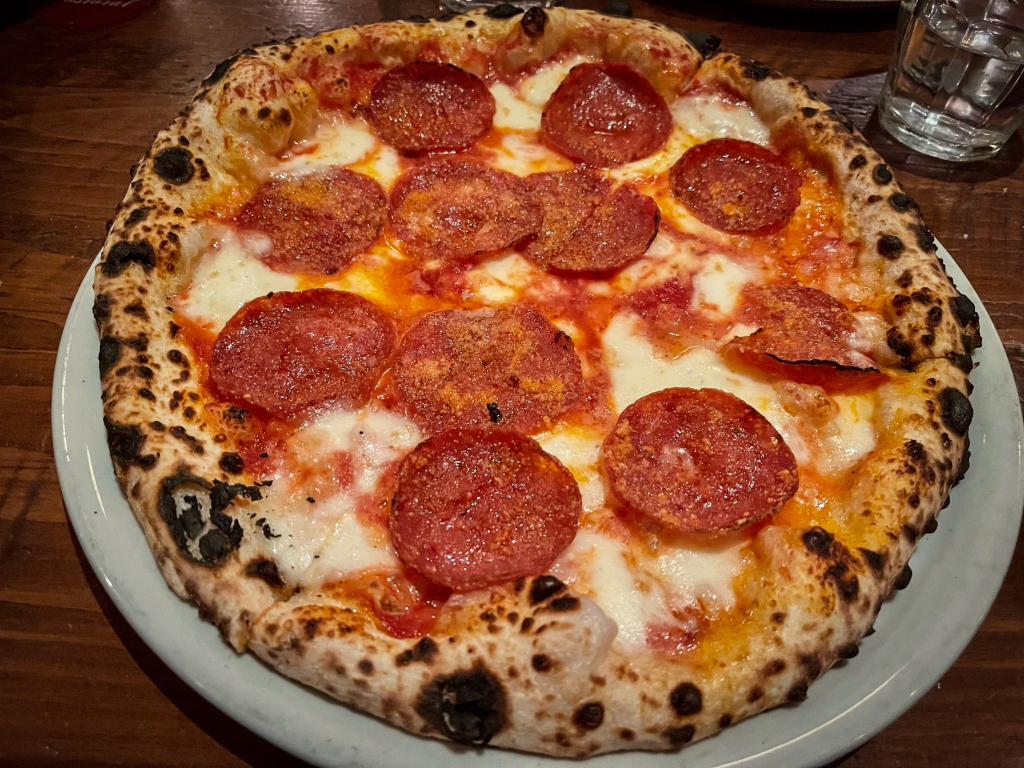
#> input picture scripts/hero/source/pepperoni-wordpress-photos-cc0.jpg, 2048 x 1536 px (shown at 1/2 size); its folder holds only this picture in this run
$ python -i photolib.py   (imports and definitions only)
#> lines starting #> are read from the running program, lines starting #| are printed output that depends on the picture; after the words box and inside, x2 and y2 are one past the last pixel; in counts of white or black regions, pixels touching at a corner belong together
#> further down, picture is the input picture: shape (1536, 2048, 3); mean B, G, R 54.3, 85.3, 139.9
"""
Werkzeuge für die Gerichte-Bilder aus echten Fotos (CC0/gemeinfrei, siehe
sources.json): freistellen, auf eine quadratische Arbeitsfläche bringen,
in Ebenen zerlegen und verdeckte Stellen glaubwürdig auffüllen.

Ebenen liegen wie in scripts/dish-art vormultipliziert (premultiplied) vor
und werden mit base.save() als 256-px-WebP gespeichert.
"""
import math
import os
import sys

import cv2
import numpy as np

HERE = os.path.dirname(os.path.abspath(__file__))
ROOT = os.path.dirname(os.path.dirname(HERE))
sys.path.append(os.path.join(ROOT, 'scripts/dish-art'))  # nach hinten: eigene Module gehen vor
from base import S, blank, over, save  # noqa: E402,F401
# [1 line that did not run here, left out]

SRC_DIR = os.environ.get('DISH_PHOTOS', os.path.join(HERE, 'source'))


# Arbeitsauflösung der Fotos: längere Seite höchstens MAXSIDE. Koordinaten werden
# im Code in Originalpixeln angegeben (so wie vermessen) und hier umgerechnet.
MAXSIDE = 1100
K = 1.0
_cache = {}


# [35 lines left out: functions load, poly, rrect, ell, not called in this run]


def lab(img):
    L = cv2.cvtColor((np.clip(img, 0, 1) * 255).astype(np.uint8), cv2.COLOR_BGR2LAB).astype(np.float32)
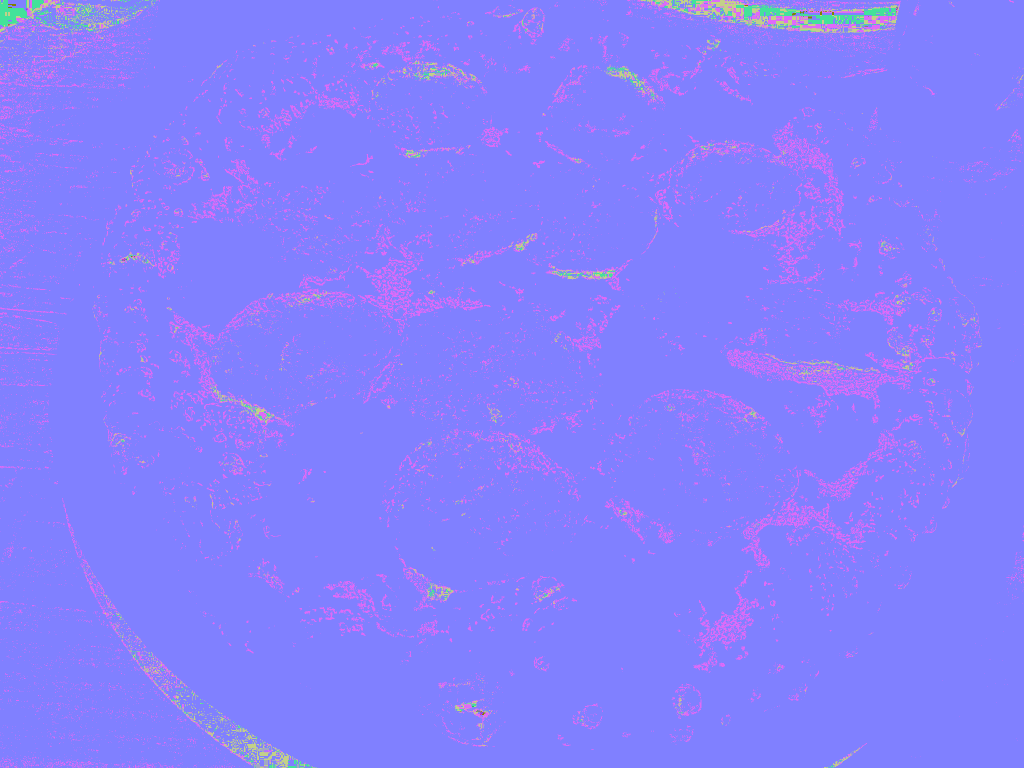
#> L: shape (1536, 2048, 3) float32 (shown at 1/2 size); mean B, G, R 254.6, 127.7, 133.7
    return L[..., 0], L[..., 1] - 128, L[..., 2] - 128


def clean(mask, open_px=3, close_px=7, min_area=0):
    m = (mask > 0.5).astype(np.uint8)
    if close_px:
        m = cv2.morphologyEx(m, cv2.MORPH_CLOSE, cv2.getStructuringElement(cv2.MORPH_ELLIPSE, (close_px, close_px)))
    if open_px:
        m = cv2.morphologyEx(m, cv2.MORPH_OPEN, cv2.getStructuringElement(cv2.MORPH_ELLIPSE, (open_px, open_px)))
    if min_area:
        n, lbl, st, _ = cv2.connectedComponentsWithStats(m)
        keep = np.zeros(n, bool)
        keep[1:] = st[1:, 4] >= min_area
        m = keep[lbl].astype(np.uint8)
    return m.astype(np.float32)


def fill_holes(mask):
    m = (mask > 0.5).astype(np.uint8) * 255
    h, w = m.shape
    ff = m.copy()
    cv2.floodFill(ff, np.zeros((h + 2, w + 2), np.uint8), (0, 0), 255)
    return ((m | cv2.bitwise_not(ff)) > 0).astype(np.float32)


# [12 lines left out: function grabcut, not called in this run]


def soft(mask, px=1.5):
    """Kante weich (Kantenglättung), bleibt im Inneren 1"""
    return np.clip(cv2.GaussianBlur(mask.astype(np.float32), (0, 0), px) * 1.15 - 0.075, 0, 1)


# ---------------------------------------------------------------- Auffüllen verdeckter Stellen
# [76 lines left out: functions fill_smooth, fill_plate, fill_patches, not called in this run]


# ---------------------------------------------------------------- auf die Arbeitsfläche
class Frame:
    """Abbildung Quelle → Arbeitsfläche S×S (affin). Kreisrunde Gefäße werden
    dabei entzerrt (Ellipse → Kreis), alles andere maßstäblich eingepasst."""

    def __init__(self, M):
        self.M = M.astype(np.float32)

    # [22 lines left out: functions circle, fit, not called in this run]

    def img(self, im):
        return cv2.warpAffine(im, self.M, (S, S), flags=cv2.INTER_AREA if self.M[0, 0] < 1 else cv2.INTER_CUBIC, borderMode=cv2.BORDER_REPLICATE)

    def mask(self, m):
        return np.clip(cv2.warpAffine(m.astype(np.float32), self.M, (S, S), flags=cv2.INTER_LINEAR, borderValue=0), 0, 1)


# [41 lines left out: functions layer, drop_shadow, contact, recolor, not called in this run]


# ---------------------------------------------------------------- Teller/Schüssel automatisch
def vessel_pixels(img, lmin=150, cmax=24):
    L, A, B = lab(img)
#> L: shape (1536, 2048) float32
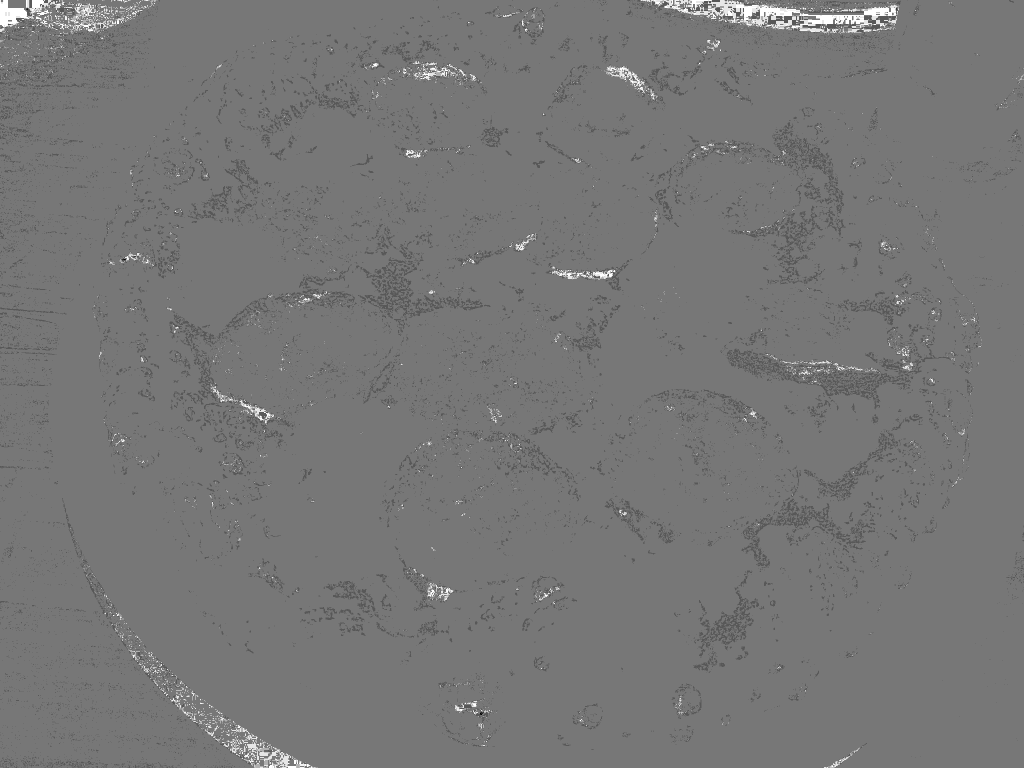
#> A: shape (1536, 2048) float32 (shown at 1/2 size); min -86, max 98, mean -0.3; drawn with min black and max white
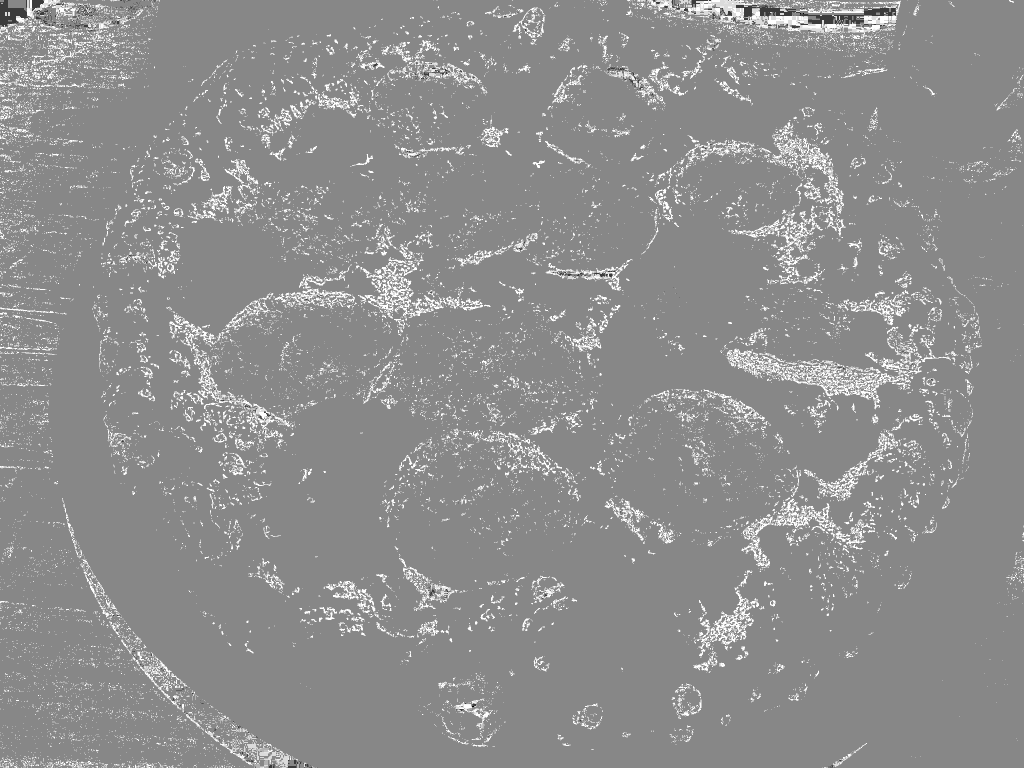
#> B: shape (1536, 2048) float32 (shown at 1/2 size); min -108, max 95, mean 5.6; drawn with min black and max white
    return ((L > lmin) & (np.hypot(A, B) < cmax)).astype(np.float32)
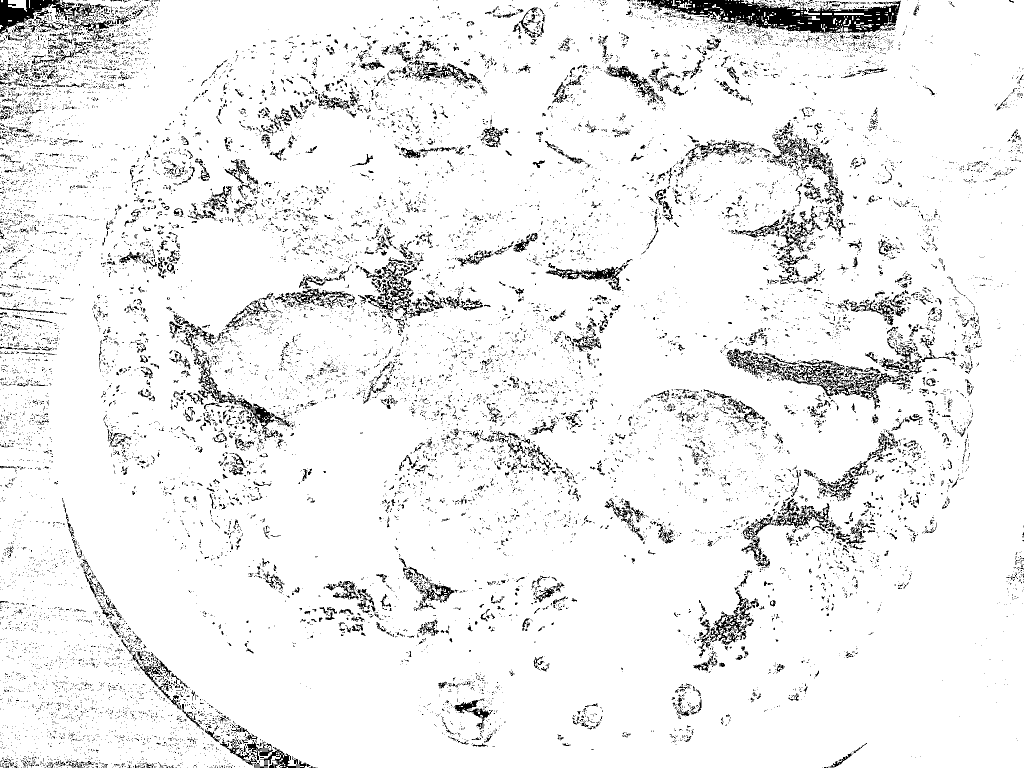
#> returned value: shape (1536, 2048) float32 (shown at 1/2 size); values 0 (black) and 1 (white), 93.3% white; black in thin lines or dots


def find_vessel(img, lmin=150, cmax=24, hint=None):
    """größte helle, farbarme Fläche (Teller, Schüssel) → Ellipse (cx, cy, rx, ry, Winkel)"""
    if hint is not None:
        return hint
    vp = clean(vessel_pixels(img, lmin, cmax), 5, 25)
#> in clean, `m = cv2.morphologyEx(m, cv2.MORPH_CLOSE, cv2.getStructuringElement(cv2..`:
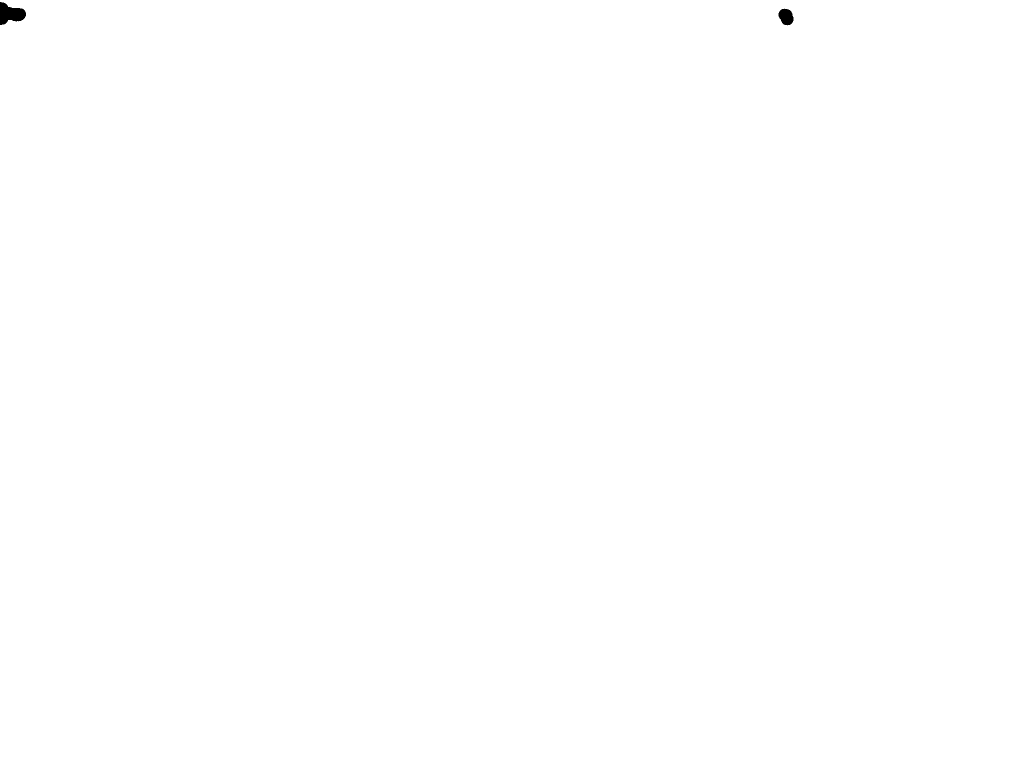
#> m: shape (1536, 2048) (shown at 1/2 size); values 0 (black) and 1 (white), 99.9% white; 2 black regions, box (x1, y1, x2, y2) and area: (0, 4, 52, 50) 1519, (1557, 17, 1587, 51) 754
#> in clean, `m = cv2.morphologyEx(m, cv2.MORPH_OPEN, cv2.getStructuringElement(cv2...`: m: shape (1536, 2048); values 0 (black) and 1 (white), 99.9% white; 2 black regions, box (x1, y1, x2, y2) and area: (0, 4, 52, 50) 1523, (1557, 17, 1587, 51) 754
    n, lbl, st, _ = cv2.connectedComponentsWithStats(vp.astype(np.uint8))
#> n = 2; st = [[0, 4, 1587, 47, 2277], [0, 0, 2048, 1536, 3143451]]
    i = 1 + int(np.argmax(st[1:, 4]))
#> i = 1
    m = fill_holes((lbl == i).astype(np.float32))
#> in fill_holes, `m = (mask > 0.5).astype(np.uint8) * 255`: m: shape (1536, 2048); 99.9% white; 2 black regions
#> in fill_holes, `return ((m | cv2.bitwise_not(ff)) > 0).astype(np.float32)`: returned value: shape (1536, 2048) float32; every value is 1
    cnts, _ = cv2.findContours(m.astype(np.uint8), cv2.RETR_EXTERNAL, cv2.CHAIN_APPROX_NONE)
#> cnts = 1 contour; box (x1, y1, x2, y2) and area: (0, 0, 2048, 1536) 3142145
    hull = cv2.convexHull(max(cnts, key=cv2.contourArea))
#> hull = [[2047, 0], [2047, 1535], [0, 1535], [0, 0]]
#> (the run stopped early here; a loop or call above may not have finished)

$ run again, on scripts/hero/source/whole-pizza-isorepublic-cc0.jpg
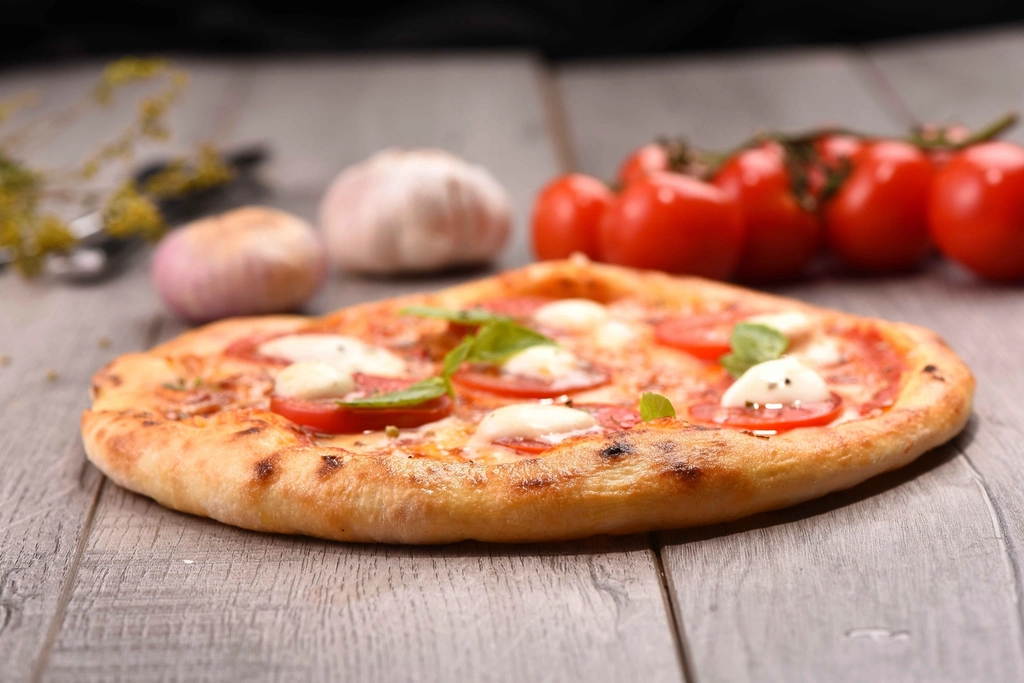
#> input picture scripts/hero/source/whole-pizza-isorepublic-cc0.jpg, 1024 x 683 px
#> picture is the input picture: shape (683, 1024, 3); mean B, G, R 110.1, 128.1, 168.7
#> in vessel_pixels, `L, A, B = lab(img)`:
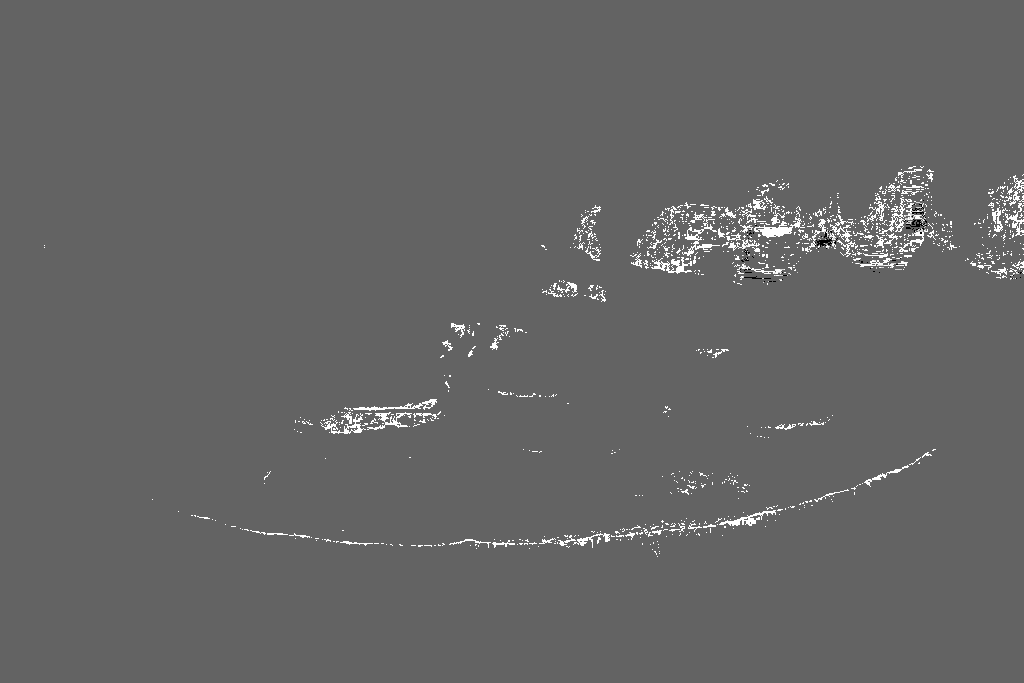
#> B: shape (683, 1024) float32; min -61, max 95, mean 1.4; drawn with min black and max white
#> in vessel_pixels, `return ((L > lmin) & (np.hypot(A, B) < cmax)).astype(np.float32)`:
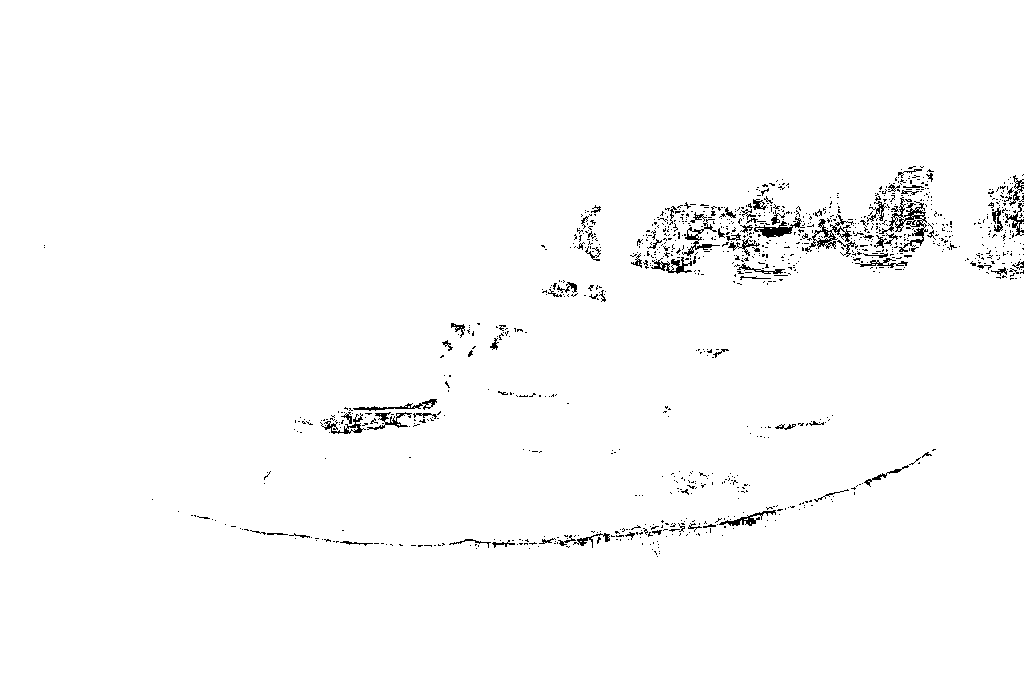
#> returned value: shape (683, 1024) float32; values 0 (black) and 1 (white), 98.5% white; black in thin lines or dots, all inside (x1, y1, x2, y2) = (44, 166, 1024, 557)
#> lbl: shape (683, 1024) int32; every value is 1
#> n = 2; st = [[-1, 2147483647, 0, 0, 0], [0, 0, 1024, 683, 699392]]
#> i = 1
#> cnts = 1 contour; box (x1, y1, x2, y2) and area: (0, 0, 1024, 683) 697686
#> hull = [[1023, 0], [1023, 682], [0, 682], [0, 0]]
